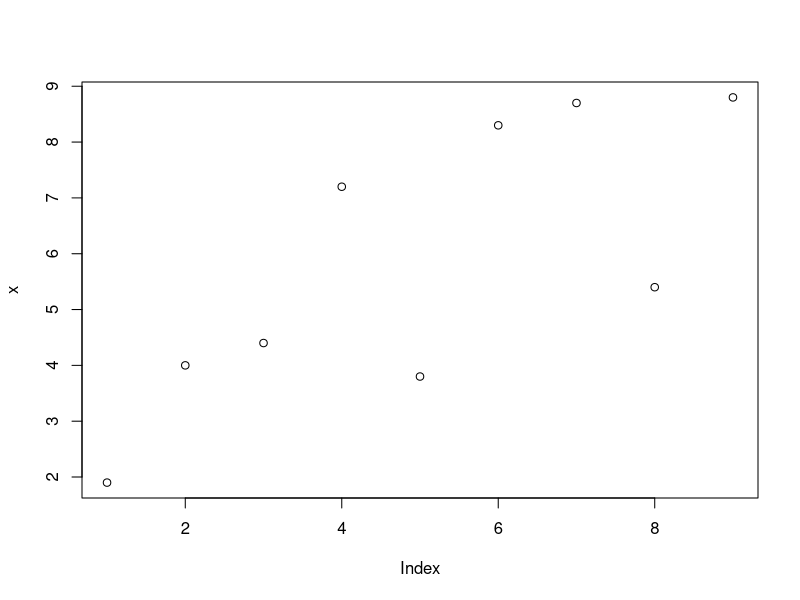

Write R code to recreate this figure. (Note: this script raises an error after producing the figure.)
x <- c(1.9, 4.0, 4.4, 7.2, 3.8, 8.3, 8.7, 5.4, 8.8)
plot(x) # Scatter Plot

order(x) # rounds off 

plot(x[order(x)],type='1')

require(grDevices) # for colours
x <- y <- seq(-4*pi, 4*pi, len = 64)
r <- sqrt(outer(x^2, y^2, "+"))
image(z = z <- cos(r^2)*exp(-r/6), col = gray((0:32)/32))

image(z, axes = FALSE, main = "Math quilt",
      xlab = expression(cos(r^2) * e^{-r/6}))
contour(z, add = TRUE, drawlabels = FALSE)

hist(x) #Histogram